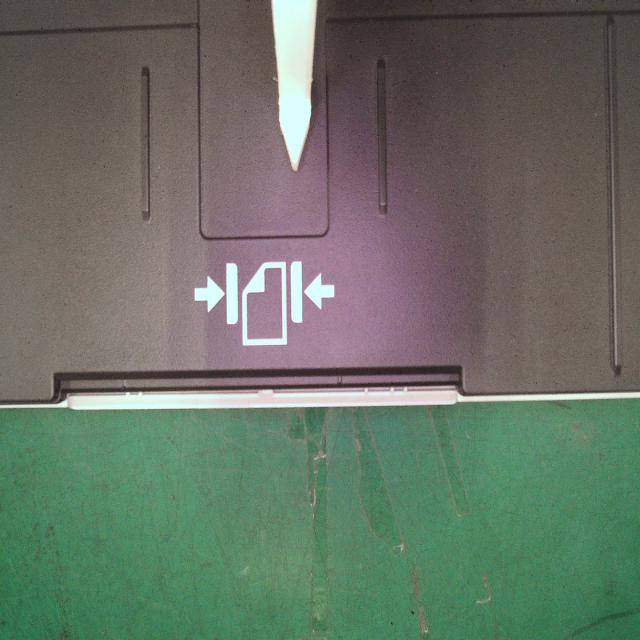
#> input picture hexss/darw_app/images/01.jpg, 640 x 640 px
$ python -i utils.py   (imports and definitions only)   (older library calls are emulated)
#> lines starting #> are read from the running program, lines starting #| are printed output that depends on the picture
from __future__ import annotations
import time
import threading
import json
import cv2
import numpy as np
from typing import List, Optional, Any
from flask import Flask, request, jsonify, abort, Response, render_template_string


class ExposureFusionEngine:
    def __init__(self, contrast_weight=1.0, saturation_weight=1.0, exposure_weight=1.0):
        self.wc, self.ws, self.we = contrast_weight, saturation_weight, exposure_weight

    def _compute_contrast(self, gray_img):
        return np.abs(cv2.Laplacian(gray_img, cv2.CV_64F))

    def _compute_saturation(self, img):
        return np.std(img, axis=2)

    # [39 lines left out: functions _compute_exposedness, _generate_weight_maps, _gaussian_pyramid, _laplacian_pyramid, _reconstruct, not called in this run]

    def fuse(self, images: List[np.ndarray]) -> Optional[np.ndarray]:
        if not images: return None
        shape = images[0].shape
        weights = self._generate_weight_maps(images)
        min_dim = min(shape[:2])
        num_levels = int(np.log2(min_dim)) - 2
        pyr_fusion = [np.zeros_like(img, dtype=np.float64) for img in self._gaussian_pyramid(images[0], num_levels)]

        for i in range(len(images)):
            img_float = images[i].astype(np.float64) / 255.0
            pyr_img = self._laplacian_pyramid(img_float, num_levels)
            pyr_weight = self._gaussian_pyramid(weights[i], num_levels)
            for level in range(num_levels):
                w_expanded = cv2.cvtColor(pyr_weight[level].astype(np.float32), cv2.COLOR_GRAY2BGR)
                pyr_fusion[level] += w_expanded * pyr_img[level]

        return (np.clip(self._reconstruct(pyr_fusion), 0, 1) * 255).astype(np.uint8)


# [103 lines left out: function single_camera_worker, not called in this run]


# [1 line not run here, left out]


# [451 lines left out: functions generate_placeholder_image, sanitize_value, resolve_path, _parse_value, _get_camera_node, _get_image_bytes and 13 more, not called in this run]


# [2 lines not run here, left out]

>>> import cv2
>>> picture = cv2.imread('../../darw_app/images/01.jpg', cv2.IMREAD_GRAYSCALE)
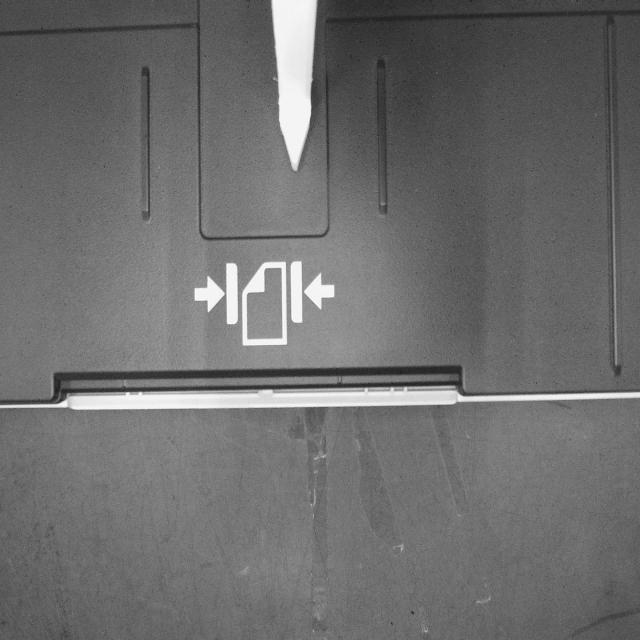
#> picture: shape (640, 640); min 29, max 255, mean 109.3
>>> result = ExposureFusionEngine().fuse(picture)
#> (the run stopped early here; a loop or call above may not have finished)

$ run again, on hexss/darw_app/images/02.jpg
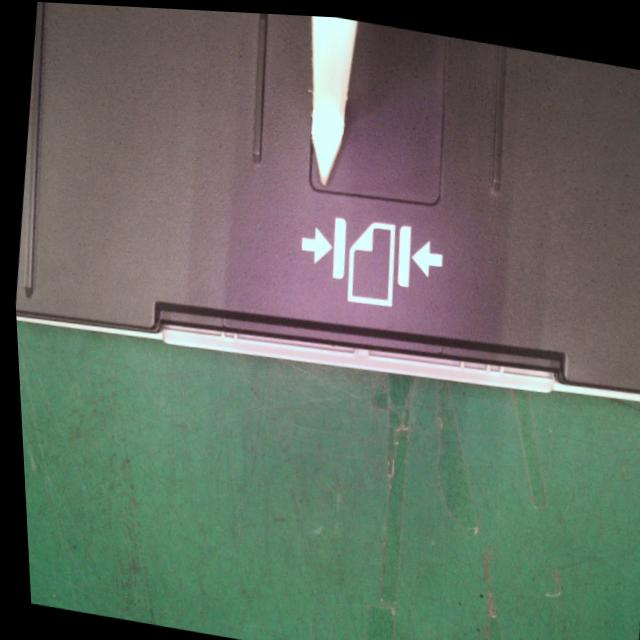
#> input picture hexss/darw_app/images/02.jpg, 640 x 640 px
#> `picture = cv2.imread('../../darw_app/images/01.jpg', cv2.IMREAD_GRAYSC..`:
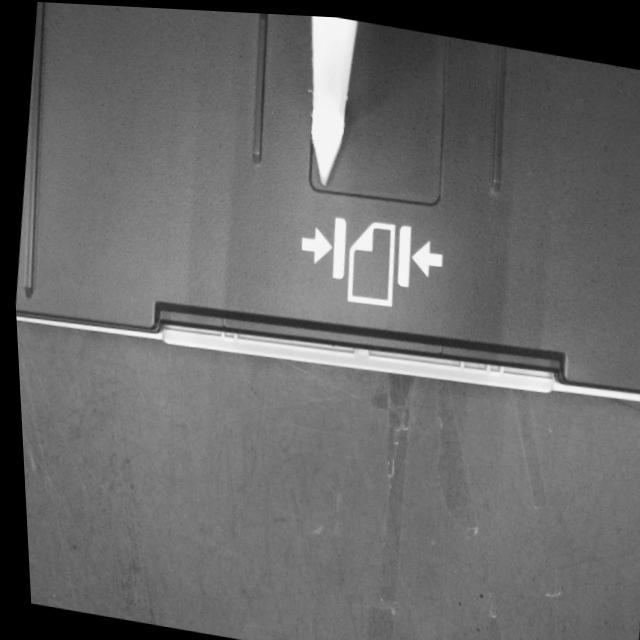
#> picture: shape (640, 640); min 0, max 255, mean 103
